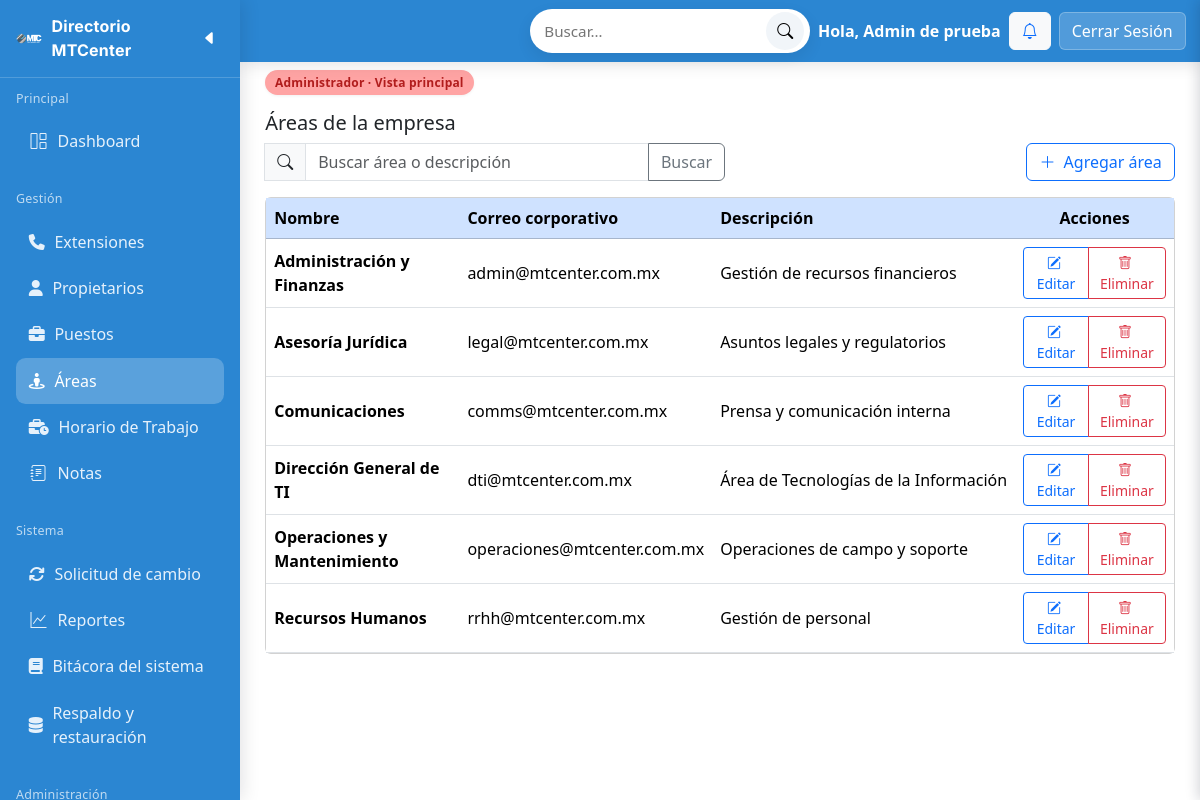
The page /config/app.php?accion=areas.listar (signed in) on the database its author committed.
### tables this page shows
CREATE TABLE area (
  idArea INT NOT NULL AUTO_INCREMENT COMMENT 'ID unico del area',
  nombre VARCHAR(50) NOT NULL COMMENT 'Nombre del area',
  email VARCHAR(100) NULL COMMENT 'Correo electronico de el area',
  descripcion VARCHAR(255) NULL COMMENT 'Descripcion del area',
  creada_at TIMESTAMP NOT NULL DEFAULT CURRENT_TIMESTAMP COMMENT 'Fecha de creacion',

  PRIMARY KEY (idArea)
);

### Controller/AdminControlador.php (called while the page is built, shortened)
<?php
require_once __DIR__ . '/../Model/Area.php';
class AdminControlador extends AppControlador {
    public function areasListar(): void {
        $mArea = new Area();
        $areas = $mArea->todas();
        require __DIR__ . '/../View/admin/areas.php';
    }
}

### Model/BD.php (called while the page is built)
<?php
class BD
{
    public static function pdo(): PDO
    {
        require __DIR__ . '/../config/config.php';
        static $pdo = null;
        if ($pdo !== null) {
            return $pdo;
        }
        $dsn = "mysql:host={$DB_HOST};dbname={$DB_NAME};charset=utf8mb4";
        $opciones = [
            PDO::ATTR_ERRMODE            => PDO::ERRMODE_EXCEPTION,
            PDO::ATTR_DEFAULT_FETCH_MODE => PDO::FETCH_ASSOC,
            PDO::ATTR_EMULATE_PREPARES   => false,
        ];
        $pdo = new PDO($dsn, $DB_USER, $DB_PASS, $opciones);
        $pdo->exec("SET time_zone = '" . date('P') . "'");
        return $pdo;
    }
}

### Model/Area.php (called while the page is built, shortened)
<?php
require_once __DIR__ . '/BD.php';
class Area
{
    public function todas(): array {
        $sql = "SELECT idArea, nombre, email, descripcion, creada_at FROM area ORDER BY nombre";
        $st  = BD::pdo()->query($sql);
        return $st->fetchAll(PDO::FETCH_ASSOC) ?: [];
    }
}

### View/admin/areas.php (the view, shortened to what this page needs)
<?php
require __DIR__ . '/../layout/headAdmin.php';
$q = isset($_GET['q']) ? trim($_GET['q']) : '';
?>
<div class="mb-3">
    <h2 class="h5 mb-2">Áreas de la empresa</h2>
    <div class="d-flex align-items-center gap-2">
        <form class="input-group" style="max-width: 460px;" method="get" action="<?= BASE_URL ?>/config/app.php">
            <span class="input-group-text bg-light"><i class="bi bi-search"></i></span>
            <input id="buscador" name="q" type="search" class="form-control" placeholder="Buscar área o descripción" value="<?= htmlspecialchars($q) ?>">
            <button class="btn btn-outline-secondary">Buscar</button>
        </form>
        <div class="ms-auto">
            <button class="btn btn-outline-primary" data-bs-toggle="modal" data-bs-target="#modalArea" onclick="openCreate()">
                <i class="bi bi-plus-lg me-1"></i> Agregar área
            </button>
        </div>
    </div>
</div>
<div class="card">
    <div class="table-responsive">
        <table class="table table-hover align-middle mb-0" id="tablaAreas">
            <thead>
                <tr class="table-primary">
                    <th style="width:260px;">Nombre</th>
                    <th>Correo corporativo</th>
                    <th>Descripción</th>
                    <th class="text-center" style="width: 180px;">Acciones</th>
                </tr>
            </thead>
            <tbody>
                <?php if (empty($areas)): ?>
                    <tr>
                        <td colspan="4" class="text-center text-muted py-4">Sin registros</td>
                    </tr>
                    <?php else: foreach ($areas as $a): ?>
                        <tr data-id="<?= (int)$a['idArea'] ?>">
                            <td class="fw-semibold"><?= htmlspecialchars($a['nombre']) ?></td>
                            <td><?= htmlspecialchars($a['email'] ?? '—') ?></td>
                            <td class="text-truncate" style="max-width:380px;"><?= htmlspecialchars($a['descripcion'] ?? '') ?></td>
                            <td class="text-center">
                                <div class="btn-group btn-group-sm">
                                    <button class="btn btn-outline-primary"
                                        onclick='openEdit(
                                        <?= (int)$a["idArea"] ?>,
                                        <?= json_encode($a["nombre"]) ?>,
                                        <?= json_encode($a["email"] ?? "") ?>,
                                        <?= json_encode($a["descripcion"] ?? "") ?>
                                    )'>
                                        <i class="bi bi-pencil-square me-1"></i> Editar
                                    </button>
                                    <button class="btn btn-outline-danger"
                                        onclick='openConfirmEliminar(<?= (int)$a["idArea"] ?>, <?= json_encode($a["nombre"]) ?>)'>
                                        <i class="bi bi-trash me-1"></i> Eliminar
                                    </button>
                                </div>
                            </td>
                        </tr>
                <?php endforeach;
                endif; ?>
            </tbody>
        </table>
    </div>
</div>

### View/contenido/css/styleAdmin.css (style rules this page uses)
:root { --blue:#2b86d2; --blue-2:#2b86d2; --adm-surface:#ffffff; --adm-bg:#f6f8fb; --adm-text:#0f172a; --adm-blue:#60a5fa; --adm-green:#86efac; --adm-amber:#fde68a; --adm-rose:#fda4af; --adm-shadow:0 10px 24px rgba(2,8,23,.08); --adm-radius:16px; }
body { font-family:Poppins,system-ui,Segoe UI,Roboto,Arial,sans-serif; overflow-x:hidden }
:root { --page-pad-x: clamp(8px, 1.1vw, 16px); --page-pad-y: clamp(8px, 0.9vw, 14px); }

### rows shown on the page
area: nombre "Administración y Finanzas", email "admin@mtcenter.com.mx", descripcion "Gestión de recursos financieros"
area: nombre "Asesoría Jurídica", email "legal@mtcenter.com.mx", descripcion "Asuntos legales y regulatorios"
area: nombre "Comunicaciones", email "comms@mtcenter.com.mx", descripcion "Prensa y comunicación interna"
area: nombre "Dirección General de TI", email "dti@mtcenter.com.mx", descripcion "Área de Tecnologías de la Información"
area: nombre "Operaciones y Mantenimiento", email "operaciones@mtcenter.com.mx", descripcion "Operaciones de campo y soporte"
area: nombre "Recursos Humanos", email "rrhh@mtcenter.com.mx", descripcion "Gestión de personal"

### other values the page prints
$nombre "Admin de prueba"
